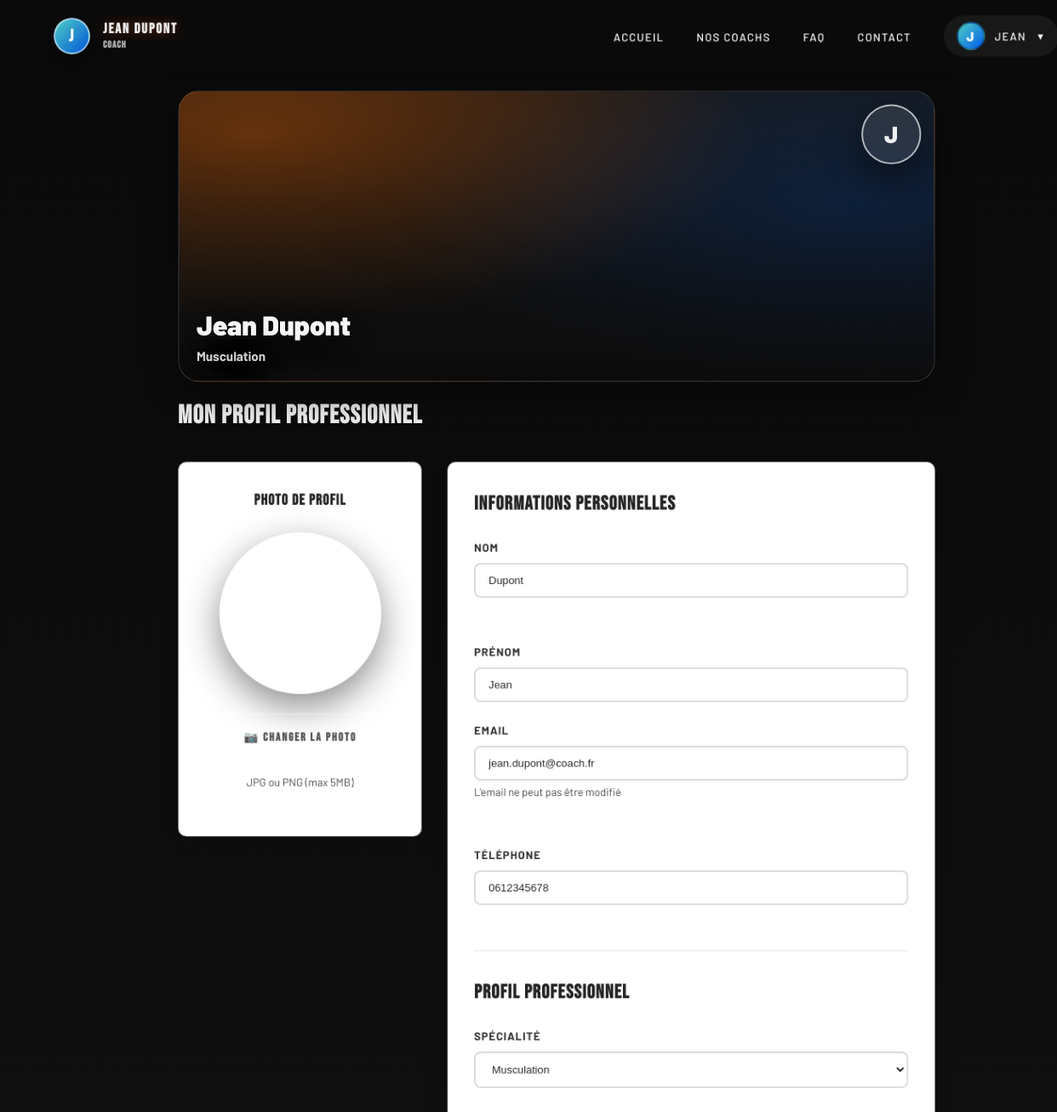
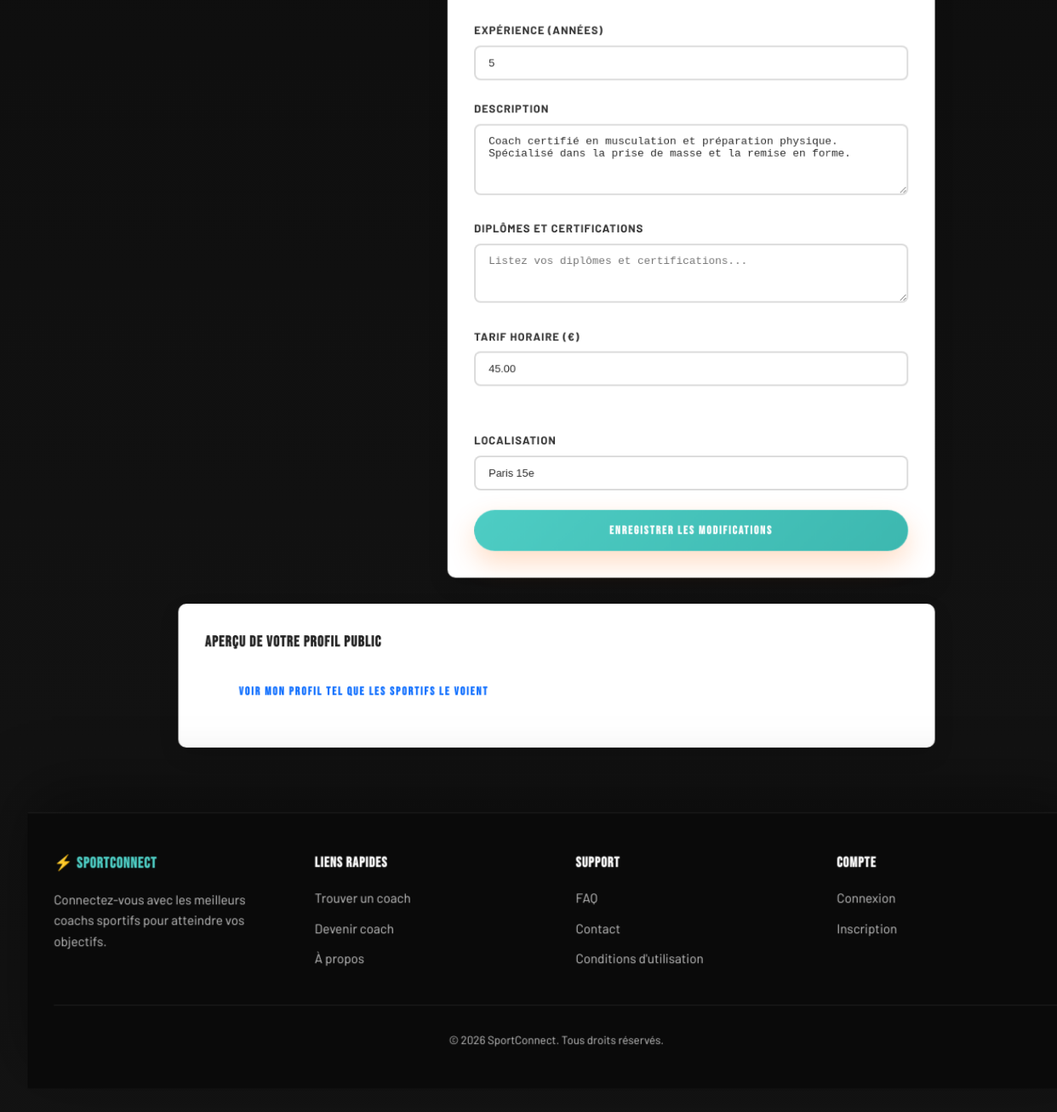
The page /old/espace-coach/profil.php (signed in) on the database its author committed (2 pictures, top to bottom).
### tables this page shows
CREATE TABLE IF NOT EXISTS profils_coachs (
    id INT AUTO_INCREMENT PRIMARY KEY,
    user_id INT NOT NULL,
    specialite VARCHAR(100) NOT NULL,
    description TEXT,
    experience INT DEFAULT 0,
    diplomes TEXT,
    tarif_horaire DECIMAL(10,2) NOT NULL,
    localisation VARCHAR(255),
    latitude DECIMAL(10,8),
    longitude DECIMAL(11,8),
    disponibilites TEXT,
    valide TINYINT(1) DEFAULT 0,
    CONSTRAINT fk_profils_coachs_user FOREIGN KEY (user_id) REFERENCES utilisateurs(id) ON DELETE CASCADE,
    INDEX idx_specialite (specialite),
    INDEX idx_localisation (localisation)
);

CREATE TABLE IF NOT EXISTS utilisateurs (
    id INT AUTO_INCREMENT PRIMARY KEY,
    nom VARCHAR(100) NOT NULL,
    prenom VARCHAR(100) NOT NULL,
    email VARCHAR(255) UNIQUE NOT NULL,
    mot_de_passe VARCHAR(255) NOT NULL,
    role ENUM('sportif', 'coach', 'admin') DEFAULT 'sportif',
    telephone VARCHAR(20),
    photo_profil VARCHAR(255) DEFAULT 'default.jpg',
    banniere_profil VARCHAR(255) DEFAULT NULL,
    date_inscription DATETIME DEFAULT CURRENT_TIMESTAMP,
    actif TINYINT(1) DEFAULT 1,
    INDEX idx_email (email),
    INDEX idx_role (role)
);

### old/espace-coach/profil.php (the view, shortened to what this page needs)
<?php
$conn = getConnection();
$user_id = $_SESSION['user_id'];
$stmt = $conn->prepare("
    SELECT u.*, pc.*
    FROM utilisateurs u
    LEFT JOIN profils_coachs pc ON u.id = pc.user_id
    WHERE u.id = ?
");
$stmt->execute([$user_id]);
$user = $stmt->fetch();
require_once '../vues/mise-en-page/entete-sous-dossier.php';
?>
<div class="container" style="max-width: 1000px; margin-top: 2rem;">
        <?php
        $bannerFile = $user['banniere_profil'] ?? null;
        $bannerFileSafe = is_string($bannerFile) ? basename($bannerFile) : '';
        $bannerFileOk = (!empty($bannerFileSafe) && preg_match('/^[a-zA-Z0-9._-]+$/', $bannerFileSafe));
        $hasBanner = $bannerFileOk && file_exists(__DIR__ . '/../telechargements/banners/' . $bannerFileSafe);
        $bannerClass = $hasBanner ? 'sc-profile-banner--image' : 'sc-profile-banner--g-default';
        $bannerStyle = '';
        ?>
        <div class="sc-profile-banner <?= $bannerClass ?>" id="scBanner" style="<?= $bannerStyle ?>">
            <div class="sc-profile-banner__avatar">
                <?php if (!empty($user['photo_profil']) && $user['photo_profil'] !== 'default.jpg' && file_exists('../telechargements/profils/' . $user['photo_profil'])): ?>
                    <img src="../telechargements/profils/<?= htmlspecialchars($user['photo_profil']) ?>" alt="">
                <?php else: ?>
                    <?= strtoupper(substr($user['prenom'] ?? 'C', 0, 1)) ?>
                <?php endif; ?>
            </div>
            <div class="sc-profile-banner__content">
                <div class="sc-profile-banner__name"><?= htmlspecialchars(($user['prenom'] ?? '') . ' ' . ($user['nom'] ?? '')) ?></div>
                <div class="sc-profile-banner__subtitle"><?= htmlspecialchars($user['specialite'] ?? '') ?></div>
            </div>
        </div>
        <h1 style="margin-bottom: 2rem;">Mon profil professionnel</h1>
        <form method="POST" enctype="multipart/form-data">
            <div style="display: grid; grid-template-columns: 1fr 2fr; gap: 2rem;">
                <div>
                    <div class="card" style="text-align: center;">
                        <h3 style="margin-bottom: 1.5rem;">Photo de profil</h3>
                        <div style="margin-bottom: 1.5rem;">
                            <?php if (!empty($user['photo_profil']) && $user['photo_profil'] !== 'default.jpg' && file_exists('../telechargements/profils/' . $user['photo_profil'])): ?>
                                <img src="../telechargements/profils/<?= htmlspecialchars($user['photo_profil']) ?>" alt="Photo de profil" style="width: 200px; height: 200px; border-radius: 50%; object-fit: cover; border: 1px solid rgba(255,255,255,0.18); box-shadow: 0 16px 45px rgba(0,0,0,0.45);">
                            <?php else: ?>
                                <div style="width: 200px; height: 200px; border-radius: 50%; background: rgba(255,255,255,0.06); display: flex; align-items: center; justify-content: center; margin: 0 auto; border: 1px solid rgba(255,255,255,0.18); box-shadow: 0 16px 45px rgba(0,0,0,0.45);">
                                    <span style="font-size: 5rem; color: rgba(255,255,255,0.92);">
                                    </span>
                                </div>
                            <?php endif; ?>
                        </div>
                        <div class="form-group">
                            <label class="btn btn-outline" style="cursor: pointer; display: inline-block; width: 100%;">
                                📷 Changer la photo
                            </label>
                            <p style="font-size: 0.85rem; color: var(--gray); margin-top: 0.5rem; text-align: center;">
                                JPG ou PNG (max 5MB)
                            </p>
                        </div>
                    </div>
                </div>
                <div>
                    <div class="card">
                        <h2 style="margin-bottom: 1.5rem;">Informations personnelles</h2>
                <div class="grid grid-2">
                    <div class="form-group">
                        <label class="form-label">Nom</label>
                        <input type="text" name="nom" class="form-control" required value="<?= htmlspecialchars($user['nom']) ?>">
                    </div>
                    <div class="form-group">
                        <label class="form-label">Prénom</label>
                        <input type="text" name="prenom" class="form-control" required value="<?= htmlspecialchars($user['prenom']) ?>">
                    </div>
                </div>
                <div class="grid grid-2">
                    <div class="form-group">
                        <label class="form-label">Email</label>
                        <input type="email" class="form-control" value="<?= htmlspecialchars($user['email']) ?>" disabled>
                        <small style="color: var(--gray);">L'email ne peut pas être modifié</small>
                    </div>
                    <div class="form-group">
                        <label class="form-label">Téléphone</label>
                        <input type="tel" name="telephone" class="form-control" required value="<?= htmlspecialchars($user['telephone'] ?? '') ?>">
                    </div>
                </div>
                <h2 style="margin-bottom: 1.5rem;">Profil professionnel</h2>
                <div class="grid grid-2">
                    <div class="form-group">
                        <label class="form-label">Spécialité</label>
                        <select name="specialite" class="form-control" required>
                            <option value="Musculation" <?= $user['specialite'] === 'Musculation' ? 'selected' : '' ?>>Musculation</option>
                        </select>
                    </div>
                    <div class="form-group">
                        <label class="form-label">Expérience (années)</label>
                        <input type="number" name="experience" class="form-control" min="0" required value="<?= htmlspecialchars($user['experience'] ?? 0) ?>">
                    </div>
                </div>
                <div class="form-group">
                    <label class="form-label">Description</label>
                    <textarea name="description" class="form-control" rows="4" required placeholder="Présentez-vous et décrivez votre approche..."><?= htmlspecialchars($user['description'] ?? '') ?></textarea>
                </div>
                <div class="form-group">
                    <label class="form-label">Diplômes et certifications</label>
                    <textarea name="diplomes" class="form-control" rows="3" placeholder="Listez vos diplômes et certifications..."><?= htmlspecialchars($user['diplomes'] ?? '') ?></textarea>
                </div>
                <div class="grid grid-2">
                    <div class="form-group">
                        <label class="form-label">Tarif horaire (€)</label>
                        <input type="number" name="tarif_horaire" class="form-control" min="0" step="5" required value="<?= htmlspecialchars($user['tarif_horaire'] ?? '') ?>">
                    </div>
                    <div class="form-group">
                        <label class="form-label">Localisation</label>
                        <input type="text" name="localisation" class="form-control" required placeholder="Ex: Paris 15e" value="<?= htmlspecialchars($user['localisation'] ?? '') ?>">
                    </div>
                </div>
                <button type="submit" class="btn btn-primary" style="width: 100%;">Enregistrer les modifications</button>
                    </div>
                </div>
            </div>
        </form>
        <div class="card" style="margin-top: 2rem;">
            <h3 style="margin-bottom: 1rem;">Aperçu de votre profil public</h3>
            <a href="../pages/profil-coach.php?id=<?= $user_id ?>" class="btn btn-outline" target="_blank">Voir mon profil tel que les sportifs le voient</a>
        </div>
    </div>
<?php require_once '../vues/mise-en-page/pied-de-page-sous-dossier.php'; ?>

### rows shown on the page
profils_coachs: user.prenom "J", user.nom "Jean Dupont", specialite "Musculation", nom "Dupont", prenom "Jean", user.email "jean.dupont@coach.fr", telephone "0612345678", experience "5", description "Coach certifié en musculation et préparation physique. Spécialisé dans la prise de masse et la remise en forme.", tarif_horaire "45.00", localisation "Paris 15e"

### other values the page prints
substr($_SESSION['prenom'], 0, 1) "J"
$_SESSION['prenom'] . ' ' . $_SESSION['nom'] "JEAN DUPONT"
$_SESSION['role'] "COACH"
$_SESSION['prenom'] "JEAN"
